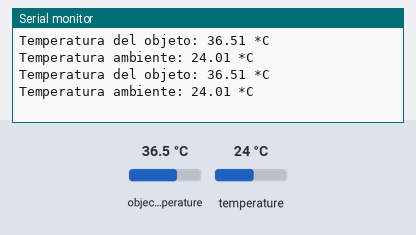
Bench run of a sketch on a simulated Arduino Uno, built with avr-gcc and run on an emulated ATmega328P. Parts: the last lines printed to the serial monitor. The test bench sets the inputs (shaded band); at power-on: object temperature 36.5 °C, temperature 24 °C.

Above: at 2.8 s.
2.9 s: object temperature set to 20 °C
At 4.7 s:
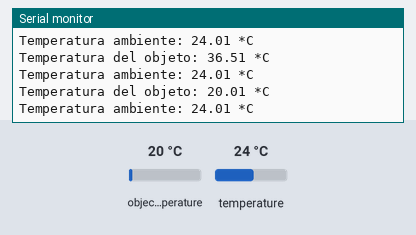
5.6 s: temperature set to 12 °C
At 6.4 s:
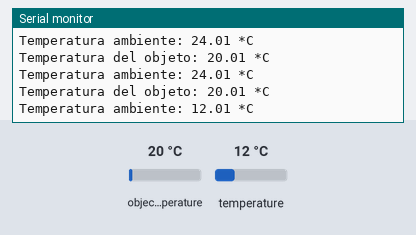
8.3 s: object temperature set to 26 °C
At 10.8 s:
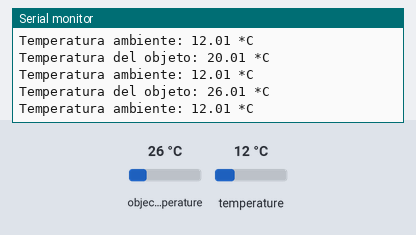
Timing chart, 0 to 12.3 s (numbered marks = the images above; inputs shaded):
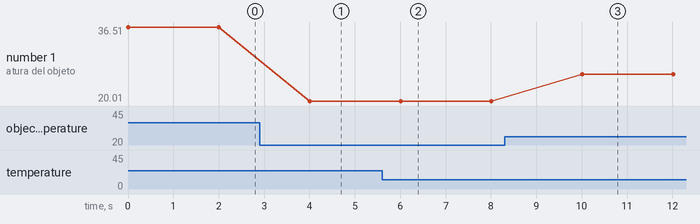

Measured:
- after the input at 2.9 s, the serial monitor: prints a new line after 1.1 s (image 1)
- after the input at 5.6 s, the serial monitor: prints a new line after 0.41 s (image 2)
- after the input at 8.3 s, the serial monitor: prints a new line after 1.7 s (image 3)
- plotted number 1: 36.51 → 20.01 after the input at 2.9 s, 20.01 → 26.01 after the input at 8.3 s

The sketch:

sesnor_hw_691.ino
```cpp
#include <Wire.h>
#include <Adafruit_MLX90614.h>

Adafruit_MLX90614 mlx = Adafruit_MLX90614();

void setup() {
  Serial.begin(115200);
  mlx.begin();
}

void loop() {
  Serial.print("Temperatura del objeto: ");
  Serial.print(mlx.readObjectTempC());
  Serial.println(" *C");

  Serial.print("Temperatura ambiente: ");
  Serial.print(mlx.readAmbientTempC());
  Serial.println(" *C");

  delay(2000);
}
```
